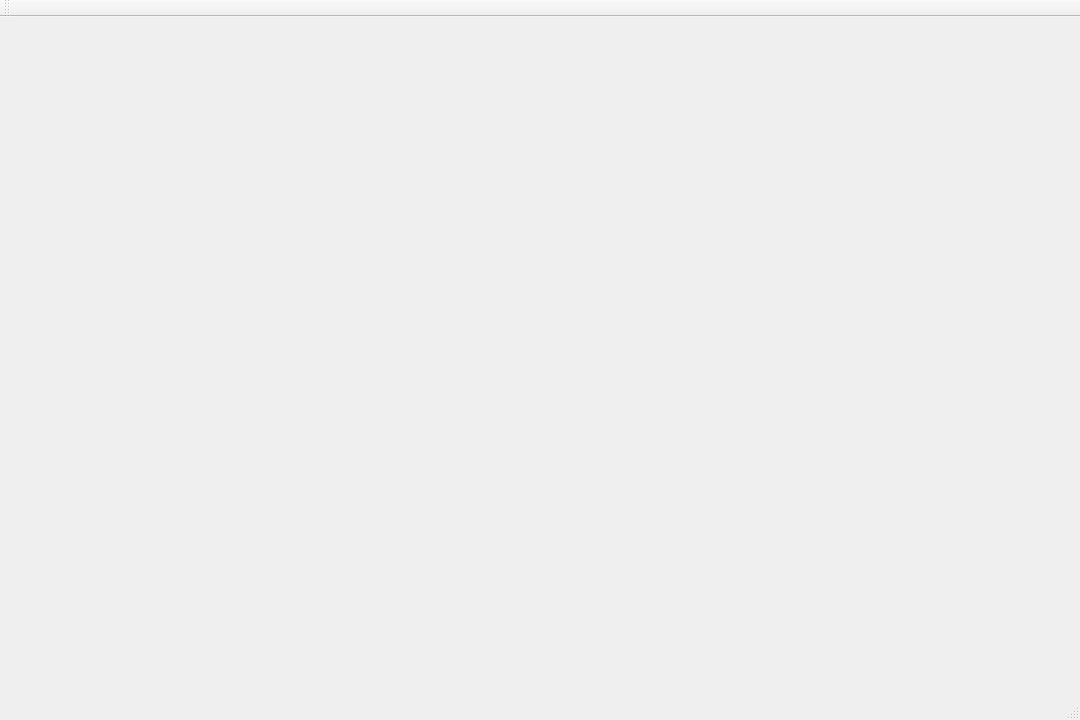
<?xml version="1.0" encoding="UTF-8"?>
<ui version="4.0">
 <class>MainWindow</class>
 <widget class="QMainWindow" name="MainWindow">
  <property name="enabled">
   <bool>true</bool>
  </property>
  <property name="geometry">
   <rect>
    <x>0</x>
    <y>0</y>
    <width>1080</width>
    <height>720</height>
   </rect>
  </property>
  <property name="windowTitle">
   <string>3D Scanner</string>
  </property>
  <widget class="QWidget" name="centralWidget"/>
  <widget class="QMenuBar" name="menuBar">
   <property name="geometry">
    <rect>
     <x>0</x>
     <y>0</y>
     <width>1080</width>
     <height>25</height>
    </rect>
   </property>
  </widget>
  <widget class="QToolBar" name="mainToolBar">
   <attribute name="toolBarArea">
    <enum>TopToolBarArea</enum>
   </attribute>
   <attribute name="toolBarBreak">
    <bool>false</bool>
   </attribute>
  </widget>
  <widget class="QStatusBar" name="statusBar"/>
 </widget>
 <layoutdefault spacing="6" margin="11"/>
 <resources/>
 <connections/>
</ui>
